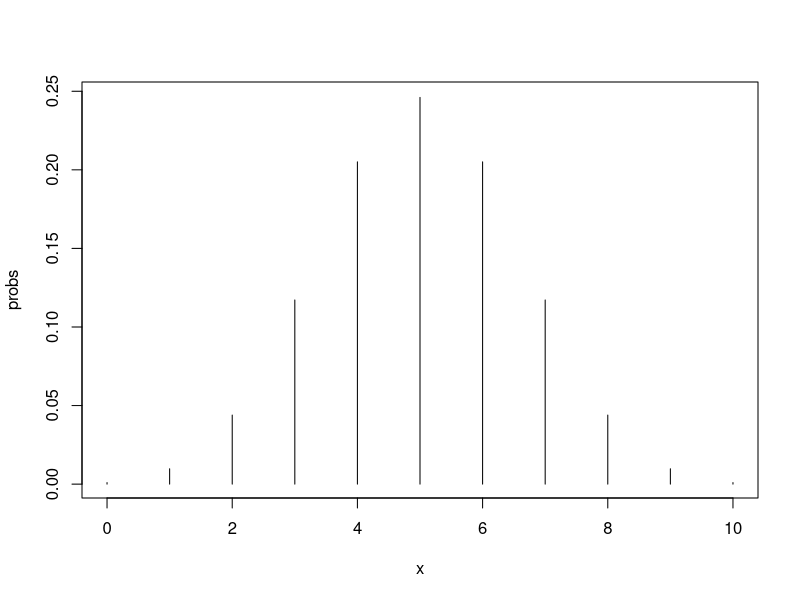

Here is the R script that generated this plot:
## ---- chunk 1
p1=dbinom(5,10,1/2)*.1 
p2=dbinom(5,10,1/4)*.9 
(post=p1/(p1+p2) )
## ---- chunk 2
x <- 0:10
probs <- dbinom(x, 10, 1/2)
# probs 现在是11个数字：答对0道的概率、答对1道的概率、...、答对10道的概率
plot(x, probs, type = "h")   # 每个 x 位置画一根高度等于概率的竖线/柱子
